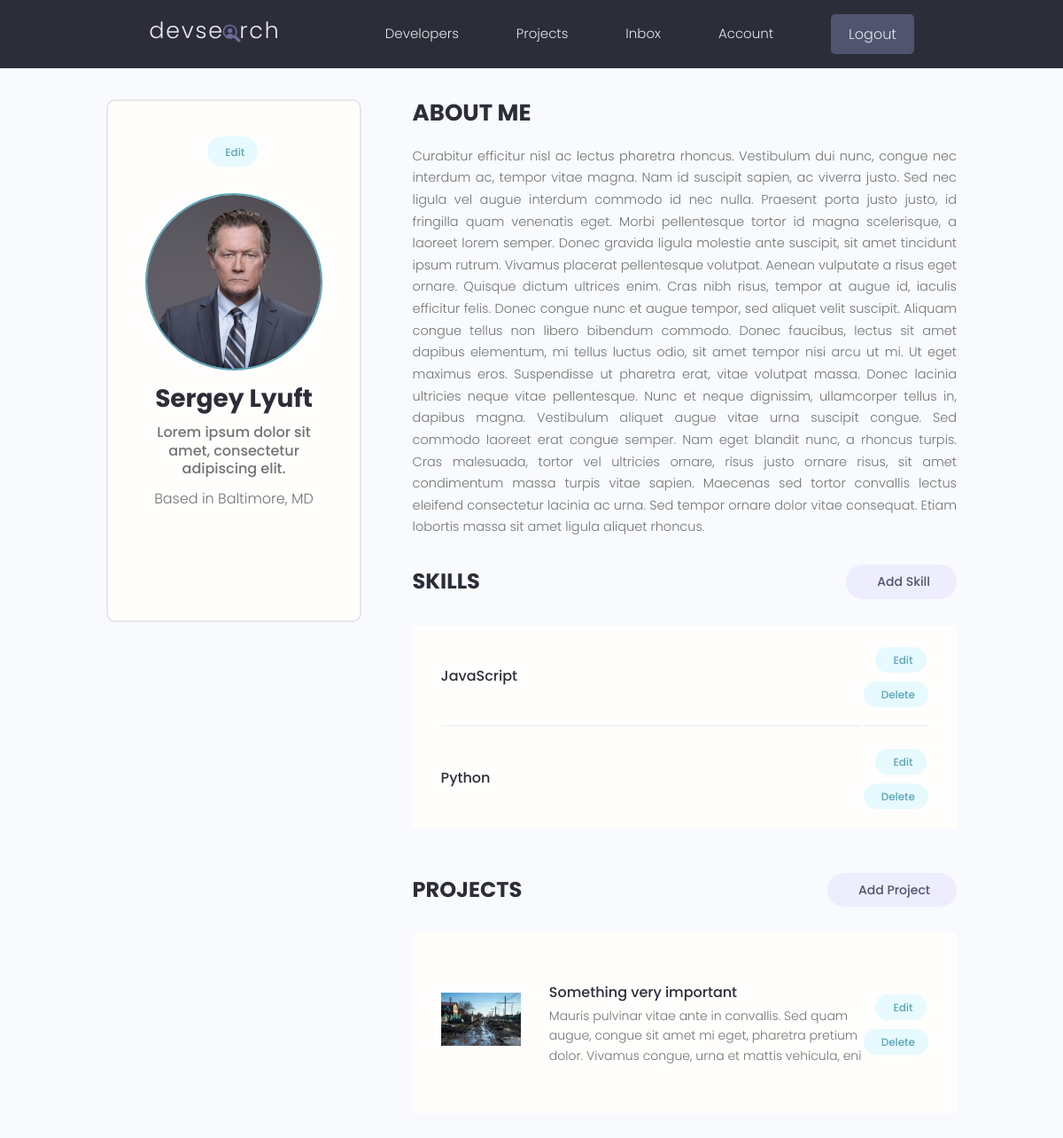
Screenshot of /account/ (signed in) with the database file from the repository.
### users/models.py (models this page shows, shortened)
class Profile(models.Model):
    user = models.OneToOneField(User, on_delete=models.CASCADE, null=True, blank=True)
    name = models.CharField(max_length=200, blank=True, null=True)
    email = models.EmailField(max_length=500, blank=True, null=True)
    username = models.CharField(max_length=200, blank=True, null=True)
    location = models.CharField(max_length=200, blank=True, null=True)
    short_intro = models.CharField(max_length=200, blank=True, null=True)
    bio = models.TextField(blank=True, null=True)
    profile_image = models.ImageField(null=True, blank=True, upload_to = 'profiles/', default='profiles/user-default.png')
    social_github = models.CharField(max_length=200, blank=True, null=True)
    social_twitter = models.CharField(max_length=200, blank=True, null=True)
    social_linkedin = models.CharField(max_length=200, blank=True, null=True)
    social_youtube = models.CharField(max_length=200, blank=True, null=True)
    social_website = models.CharField(max_length=200, blank=True, null=True)
    created = models.DateTimeField(auto_now_add=True)
    id = models.UUIDField(default=uuid.uuid4, unique=True, primary_key=True, editable=False)

class Skill(models.Model):
    owner = models.ForeignKey(Profile,on_delete=models.CASCADE, null=True, blank=True)
    name = models.CharField(max_length=200, blank=True, null=True)
    description = models.TextField(blank=True, null=True)
    created = models.DateTimeField(auto_now_add=True)
    id = models.UUIDField(default=uuid.uuid4, unique=True, primary_key=True, editable=False)

### projects/models.py (models this page shows, shortened)
class Project(models.Model):
    owner = models.ForeignKey(Profile, null=True, blank=True, on_delete=models.SET_NULL)
    title = models.CharField(max_length=200)
    description = models.TextField(null=True, blank=True)
    featured_image = models.ImageField(null=True, blank=True, default='default.jpg')
    demo_link = models.CharField(max_length=2000, null=True, blank=True)
    source_link = models.CharField(max_length=2000, null=True, blank=True)
    tags = models.ManyToManyField('Tag', blank=True)
    vote_total = models.IntegerField(default=0, null=True, blank=True)
    vote_ratio = models.IntegerField(default=0, null=True, blank=True)
    created = models.DateTimeField(auto_now_add=True)
    id = models.UUIDField(default=uuid.uuid4, unique=True, primary_key=True, editable=False)

### users/views.py (the view)
# urls.py: path('account/', views.userAccount, name="account"),
@login_required(login_url='login')
def userAccount(request):
    profile = request.user.profile
    skills = profile.skill_set.all()
    projects = profile.project_set.all()
    context ={'profile': profile, 'skills':skills, 'projects':projects}
    return render(request, 'users/account.html', context)

### users/templates/users/account.html (shortened to what this page needs)
{% extends 'main.html' %}
{% block content %}
  <main class="settingsPage profile my-md">
    <div class="container">
      <div class="layout">
        <div class="column column--1of3">
          <div class="card text-center">
            <div class="card__body dev">
              <a class="tag tag--pill tag--main settings__btn" href="{% url 'edit_account' %}"> Edit</a>
              <img class="avatar avatar--xl dev__avatar" src="{{ profile.profile_image.url }}" />
              <h2 class="dev__name">{{profile.name}}</h2>
              <p class="dev__title">{{profile.short_intro}}</p>
              <p class="dev__location">Based in {{profile.location}}</p>
              <ul class="dev__social">
              </ul>
            </div>
          </div>
        </div>
        <div class="column column--2of3">
          <div class="devInfo">
            <h3 class="devInfo__title">About Me</h3>
            <p class="devInfo__about">
              {{ profile.bio }}
            </p>
          </div>
          <div class="settings">
            <h3 class="settings__title">Skills</h3>
            <a class="tag tag--pill tag--sub settings__btn tag--lg" href="{% url 'create_skill' %}"> Add Skill</a>
          </div>
          <table class="settings__table">
            {% for skill in skills %}
            <tr>
              <td class="settings__tableInfo">
                <h4>{{skill.name}}</h4>
              </td>
              <td class="settings__tableActions">
                <a class="tag tag--pill tag--main settings__btn" href="{% url 'update_skill' skill.id %}"> Edit</a>
                <a class="tag tag--pill tag--main settings__btn" href="{% url 'delete_skill' skill.id %}">
                  Delete</a>
              </td>
            </tr>
            {% endfor %}
          </table>
          <div class="settings">
            <h3 class="settings__title">Projects</h3>
            <a class="tag tag--pill tag--sub settings__btn tag--lg" href="{% url 'create_project' %}"> Add Project</a>
          </div>
          <table class="settings__table">
            {% for project in projects %}
            <tr>
              <td class="settings__thumbnail">
                <a href="{% url 'project' project.id %}"><img src="{{ project.featured_image.url }}" alt="Project Thumbnail" /></a>
              </td>
              <td class="settings__tableInfo">
                <a href="{% url 'project' project.id %}">{{ project.title }}</a>
                <p>
                  {{ project.description|slice:'150' }}
                </p>
              </td>
              <td class="settings__tableActions">
                <a class="tag tag--pill tag--main settings__btn" href="{% url 'update_project' project.id %}"> Edit</a>
                <a class="tag tag--pill tag--main settings__btn" href="{% url 'delete_project' project.id %}">
                  Delete</a>
              </td>
            </tr>
            {% endfor %}
          </table>
        </div>
      </div>
    </div>
  </main>
{% endblock content %}

### static/styles/app.css (style rules this page uses)
:root { --color-sub: #2d2d39; }
.card { border: 2px solid var(--color-light); }
img { width: 100%; }
.profile .card > .dev { padding: 4rem; }
.dev__avatar { display: block; margin: auto; }
.dev__name { color: var(--color-sub); font-size: 2.8rem; font-weight: 700; margin-top: 1rem; margin-bottom: 0.5rem; }
.dev__title { font-size: 1.6rem; font-weight: 500; line-height: 1.3; }
.dev__location { margin-top: 1rem; }
.dev__social { margin: 3rem 0; list-style: none; display: flex; justify-content: center; gap: 1.5rem; }
.devInfo { margin-bottom: 3rem; }
.devInfo__title, .devInfo__subtitle { font-size: 2.6rem; color: var(--color-sub); text-transform: uppercase; font-weight: 700; margin-bottom: 1.5rem; }
.devInfo__about, .devSkill__info { font-size: 1.45rem; line-height: 1.7; text-align: justify; }
.settingsPage .dev > .settings__btn { display: inline-block; margin-bottom: 3rem; }
.settings { display: flex; justify-content: space-between; align-items: center; }
.settings__title { font-size: 2.4rem; text-transform: uppercase; font-weight: 700; color: var(--color-sub); }
.settings__table { margin-top: 3rem; margin-bottom: 5rem; padding: 0 3rem; background: var(--color-white); }
.settings__table tr { width: 100%; }
.settings__table tr > td { padding: 2rem 0; }
.settings__table tr:not(:last-child) td { border-bottom: 2px solid var(--color-white-light); }
.settings__thumbnail { width: 23%; min-width: 10rem; }
.settings__thumbnail img { padding-right: 3rem; height: 15rem; object-fit: contain; }
.settings__tableInfo { width: 100%; }
.settings__tableInfo h4, .settings__tableInfo a { padding-right: 1rem; width: auto; font-size: 1.6rem; font-weight: 500; color: var(--color-sub); }
.settings__tableInfo p { font-size: 1.4rem; }
.settings__tableActions { text-align: right; }

### static/uikit/styles/modules/_variables.css (style rules this page uses)
:root { --color-main: #5aa5b9; --color-main-light: #e6faff; --color-sub: #3f4156; --color-sub-light: #51546e; --color-sub-lighter: #ededfd; --color-text: #737373; --color-gray: #8b8b8b; --color-light: #e5e7eb; --color-light-gray: #767676; --color-bg: #f8fafd; --color-white: #fffefd; --color-white-light: #f3f3f3; --color-success: #359e64; --color-success-bg: #def8e8; --color-error: #fc4b0b; --color-error-bg: #fff2ee; --font-base: 'Poppins', arial, helvetica, 'Segoe UI', roboto, ubuntu, sans-serif; --font-monospace: 'Fira Code', 'Courier New', courier, monospace; --font-regular: 300; --font-medium: 500; --font-bold: 700; --generic-shadow: 1px 1px 5px #00000010; --generic-transition: all 0.3s ease-in-out; }

### static/uikit/styles/modules/_base.css (style rules this page uses)
* { margin: 0; padding: 0; box-sizing: border-box; text-rendering: optimizeLegibility; color: inherit; font-size: inherit; }
html { font-size: 50%; }
@media only screen and (min-width: 480px) { html { font-size: 56.25%; } }
@media only screen and (min-width: 1200px) { html { font-size: 62.5%; } }
body { line-height: 1.6; font-weight: 400; font-size: 1.5rem; color: var(--color-text); background-color: var(--color-bg); min-height: 100vh; }

### static/uikit/styles/modules/_typography.css (style rules this page uses)
* { font-family: var(--font-base); }
h2 { font-size: 3.6rem; font-weight: var(--font-bold); }
h3 { font-size: 3.2rem; font-weight: var(--font-medium); }
h4 { font-size: 2.8rem; font-weight: var(--font-medium); }
p, span, strong { font-size: 1.6rem; color: var(--color-text); font-weight: var(--font-regular); }
a { padding-bottom: 2px; text-decoration: none; display: inline-block; color: var(--color-main); font-weight: var(--font-medium); }

### static/uikit/styles/modules/_utilities.css (style rules this page uses)
.container { width: 92%; max-width: 165rem; margin: 0 auto; box-sizing: border-box; }
@media screen and (min-width: 1000px) { .container { width: 90%; } }
@media screen and (min-width: 1200px) { .container { width: 80%; } }
.text-center { text-align: center; }
.my-md { margin: 3rem auto; }

### static/uikit/styles/modules/_avatar.css (style rules this page uses)
.avatar { border-radius: 50%; border: 2px solid var(--color-main); object-fit: cover; }
.avatar--xl { height: 20rem; width: 20rem; }

### static/uikit/styles/modules/_card.css (style rules this page uses)
.card { border-radius: 1rem; background-color: var(--color-white); border: 1.5px solid var(--color-light); width: auto; height: auto; margin-top: 0.5rem; margin-bottom: 0.5rem; overflow: hidden; }
.card__body, .card__header { padding: 2rem 2.5rem; }

### static/uikit/styles/modules/_layout.css (style rules this page uses)
.layout { display: flex; flex-flow: row wrap; justify-content: space-between; }
.layout > .column { margin-bottom: 3rem; }
.layout > .column.column--1of3 { flex-basis: 30%; }
.layout > .column.column--2of3 { flex-basis: 64%; }

### rows the page displays
Profile: profile_image (picture), name "Sergey Lyuft", short_intro "Lorem ipsum dolor sit amet, consectetur adipiscing elit.", location "Baltimore, MD", bio "Curabitur efficitur nisl ac lectus pharetra rhoncus. Vestibulum dui nunc, congue nec interdum ac, tempor vitae magna. Nam id suscipit sapien, ac viverra justo. Sed nec ligula vel augue interdum commodo id nec nulla. Praesent porta justo justo, id fringilla quam venenatis eget. Morbi pellentesque tortor id magna scelerisque, a laoreet lorem semper. Donec gravida ligula molestie ante suscipit, sit amet tincidunt ipsum rutrum. Vivamus placerat pellentesque volutpat. Aenean vulputate a risus eget ornare. Quisque dictum ultrices enim. Cras nibh risus, tempor at augue id, iaculis efficitur felis. Donec congue nunc et augue tempor, sed aliquet velit suscipit. Aliquam congue tellus non libero…"
Skill: name "JavaScript"
Skill: name "Python"
Project: featured_image (picture), title "Something very important", description "Mauris pulvinar vitae ante in convallis. Sed quam augue, congue sit amet mi eget, pharetra pretium dolor. Vivamus congue, urna et mattis vehicula, eni"
